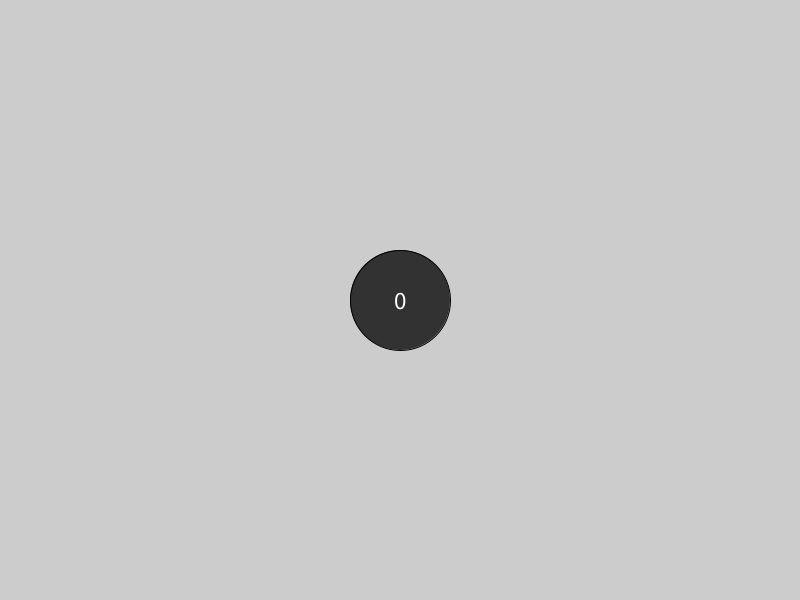
Frame 1 (no input)
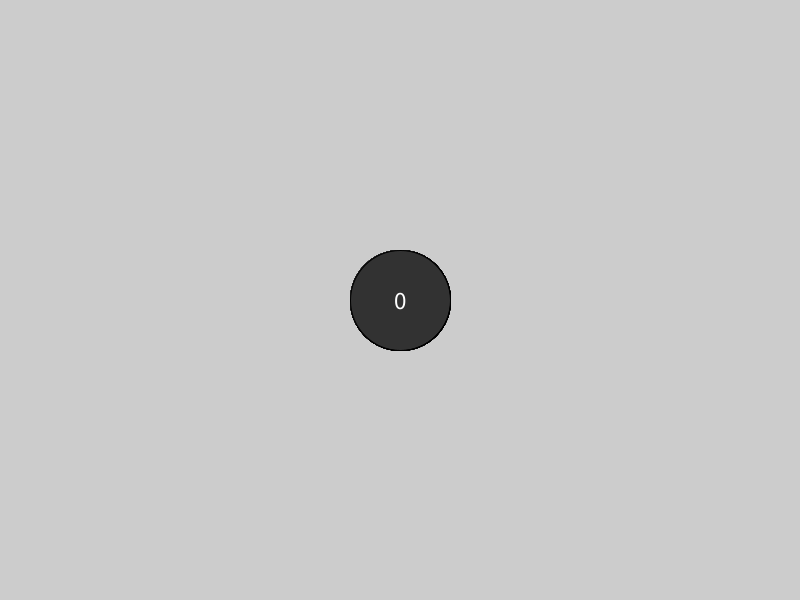
Frame 60 (the mouse pressed at the canvas centre just before this capture)
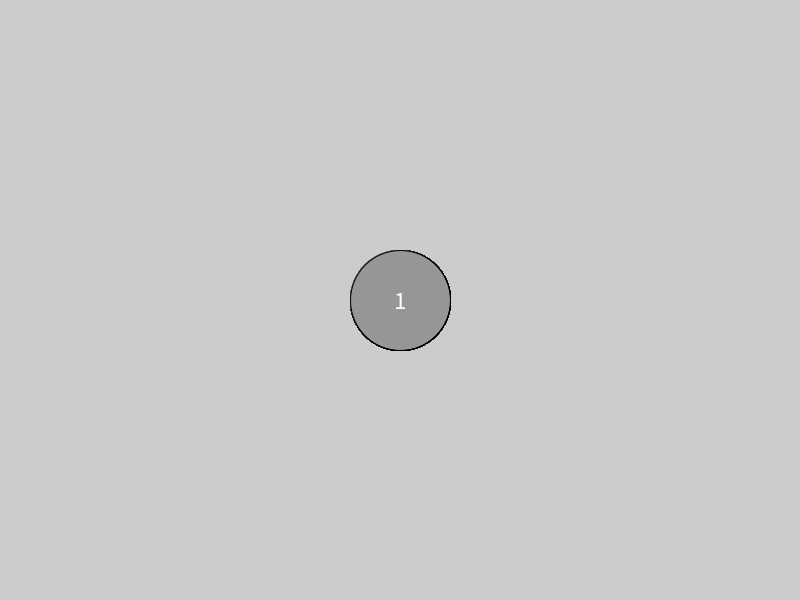
Frame 120 (the mouse held since frame 60 and released just before this capture)

The Processing sketch that drew these frames (run headless with seeded random() and noise(); from frame 60 on, the mouse is pressed at the canvas centre):

// Processing sketch: counting_up_clicker
// ── counting_up_clicker.pde
ClickMe kingston;

void setup(){
  size(800, 600);
  kingston = new ClickMe();
}

void draw(){
  kingston.display();
}


void mousePressed(){
 if(dist(mouseX, mouseY, width/2, height/2) < 50){
   kingston.c ++;
 }
  
}

// ── clickMe_class.pde
class ClickMe {
int c = 0;


  void display() {
    
    if (dist(mouseX, mouseY, width/2, height/2) < 50) {
      fill(150);
    } else {
      fill(50);
    }
    circle(width/2,height/2, 100);
    
    fill(255);
    textSize(25);
    textAlign(CENTER, CENTER);
    text(c, width/2, height/2);
  }
}
